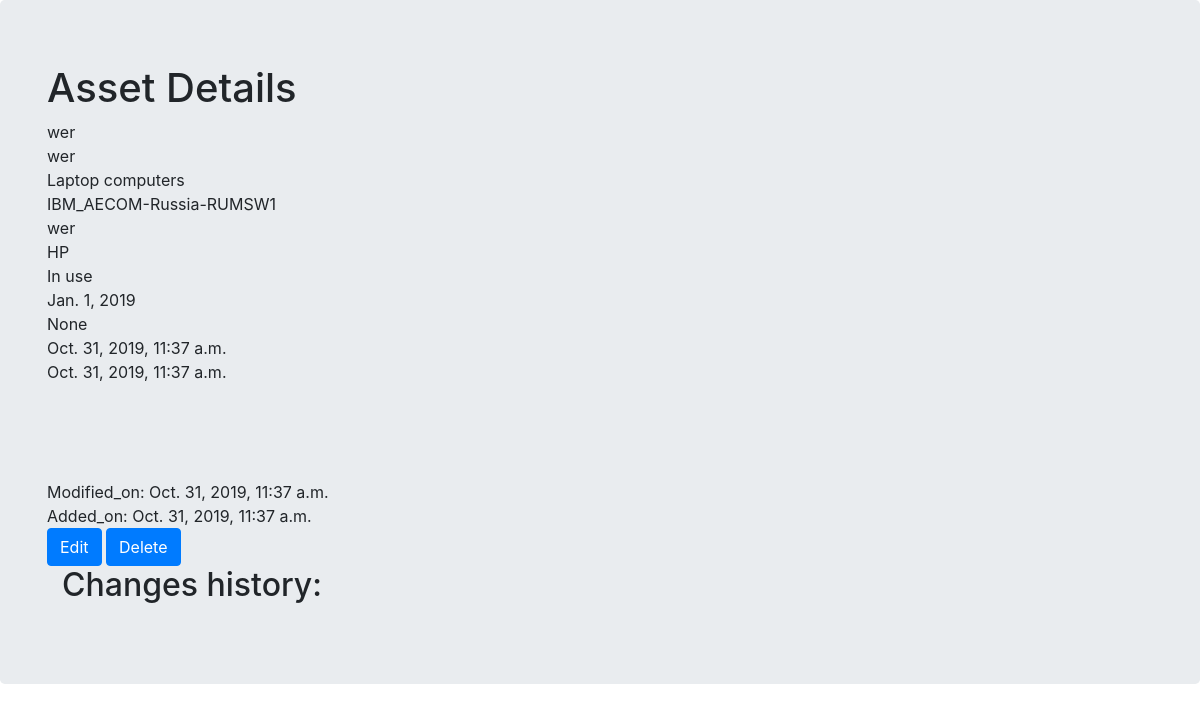
Page /assets/5 (signed in) on the committed database.
### assets_app/models.py (models this page shows, shortened)
class Asset(models.Model):
    inventory_number = models.CharField(max_length=50, unique=True)
    model_name = models.CharField(max_length=50, unique=False, blank=False)
    category = TreeForeignKey('Category', on_delete=models.SET('UNCATEGORISED'), blank=False)
    location = models.ForeignKey('Location', on_delete=models.SET('NOT SET'), blank=False, null=True)
    serial_number = models.CharField(max_length=50, blank=False, null=True)
    vendor = models.ForeignKey(Vendor, on_delete=models.SET('NOT SET'), blank=False, null=True)
    state = models.ForeignKey(State, on_delete=models.SET('NOT SET'), blank=False, null=True)
    aquisition_date = models.DateField(null=True)
    warranty_expiry_date = models.DateField(blank=True, null=True)
    added_on = models.DateTimeField(editable=False, default=timezone.now)
    modified_on = models.DateTimeField(editable=False, default=timezone.now)
    legal_entity = models.CharField(max_length=100, blank=True)
    invoice_number = models.CharField(max_length=50, blank=True)
    host_name = models.CharField(max_length=100, blank=True)
    comments = models.TextField(blank=True)
    class Meta:
        verbose_name = 'Asset'
        verbose_name_plural = 'Assets'

class Category(MPTTModel):
    name = models.CharField(max_length=50, unique=True)
    parent = TreeForeignKey('self', on_delete=models.CASCADE, null=True, blank=True, related_name='children')
    selectable_choices = (('Yes','Yes'),('No','No'))
    selectable = models.CharField(max_length=3, choices=selectable_choices, default='No')
    class Meta:
        verbose_name = 'Category'
        verbose_name_plural = 'Categories'
    class MPTTMeta:
        level_attr = 'mptt_level'
        order_insertion_by=['name']
    def __str__(self):
        return self.name

class Location(models.Model):
    name = models.CharField(max_length=50)
    class Meta:
        verbose_name = 'Location'
        verbose_name_plural = 'Locations'
    def __str__(self):
        return self.name

class Vendor(models.Model):
    name = models.CharField(max_length=50, unique=True)
    class Meta:
        verbose_name = 'Vendor'
        verbose_name_plural = 'Vendors'
    def __str__(self):
        return self.name

class State(models.Model):
    name = models.CharField(max_length=20, unique=True)
    class Meta:
        verbose_name = 'State'
        verbose_name_plural = 'State'
    def __str__(self):
        return self.name

### assets_app/views.py (the view)
# urls.py: url(r'^assets/(?P<pk>\d+)$', views.AssetDetailView.as_view(), name='asset_detail'),
class AssetDetailView(LoginRequiredMixin,SameLocationOnlyMixin, DetailView):
    model = Asset
    def get_context_data(self, **kwargs):
            context = super(AssetDetailView, self).get_context_data(**kwargs)
            pk = self.kwargs.get('pk', 0)
            context['change'] = Change.objects.filter(asset=pk)
            return context

### assets_app/views.py (called while the page is built)
    def has_permissions(self,**kwargs):
        user_locations = Employee.objects.filter(user=self.request.user.id).values_list('permitted_locations',flat=True)
        asset_locations = Asset.objects.get(pk=self.kwargs.get('pk',0)).location.id
        return asset_locations in user_locations

    def dispatch(self, request, *args, **kwargs):
        if not self.has_permissions():
            return render(request, 'assets_app/no_access.html', context=None)
        return super(SameLocationOnlyMixin, self).dispatch(request, *args, **kwargs)

### templates/assets_app/asset_detail.html (shortened to what this page needs)
<!DOCTYPE html>
<html>
    <head>
        <link rel="stylesheet" href="https://stackpath.bootstrapcdn.com/bootstrap/4.3.1/css/bootstrap.min.css">
    </head>
    <body>
       <div class='jumbotron'>
        <div class='container'>
            <h1>Asset Details</h1>
            {{ asset.inventory_number }}<br>
            {{ asset.model_name }}<br>
            {{ asset.category }}<br>
            {{ asset.location }}<br>
            {{ asset.serial_number}}<br>
            {{ asset.vendor}}<br>
            {{ asset.state }}<br>
            {{ asset.aquisition_date }}<br>
            {{ asset.warranty_expiry_date }}<br>
            {{ asset.added_on }}<br>
            {{ asset.modified_on}}<br>
            {{ asset.legal_entity }}<br>
            {{ asset.invoice_number }}<br>
            {{ asset.host_name  }}<br>
            {{ asset.comments  }}<br>
            Modified_on: {{ asset.modified_on  }}<br>
            Added_on: {{ asset.added_on  }}<br>
            <a class='btn btn-primary' href='{% url "asset_edit" pk=asset.pk %}'>
                <span class='glyphicon glyphicon-plus'>Edit</span>
            </a>
            <a class='btn btn-primary' href='{% url "asset_delete" pk=asset.pk %}'>
                <span class='glyphicon glyphicon-plus'>Delete</span>
            </a>
            <div class='container'>
                <h2>Changes history:</h2>
            </div>
        </div>
     </div>
    </body>
</html>

### rows in the picture
Asset: inventory_number "wer", model_name "wer", category "Laptop computers", location "IBM_AECOM-Russia-RUMSW1", serial_number "wer", vendor "HP", state "In use", aquisition_date "Jan. 1, 2019", warranty_expiry_date "None", added_on "Oct. 31, 2019, 11:37 a.m.", modified_on "Oct. 31, 2019, 11:37 a.m."
